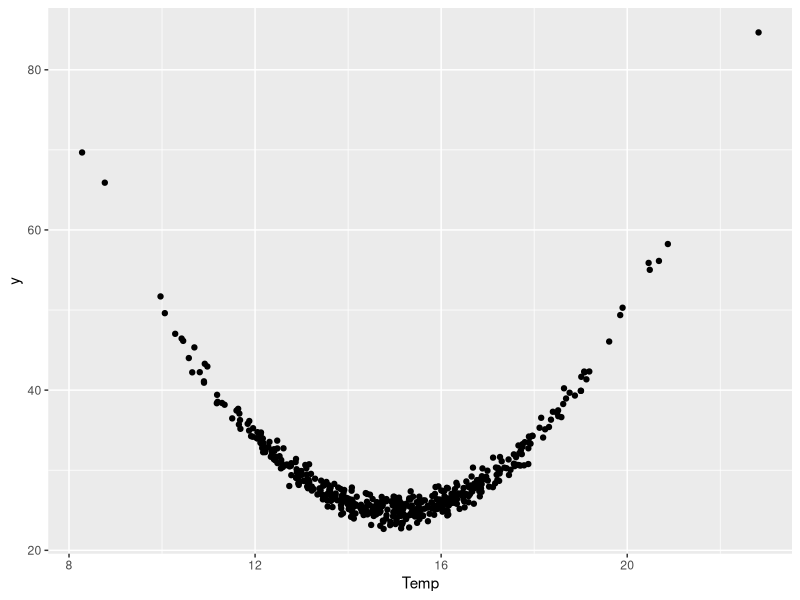
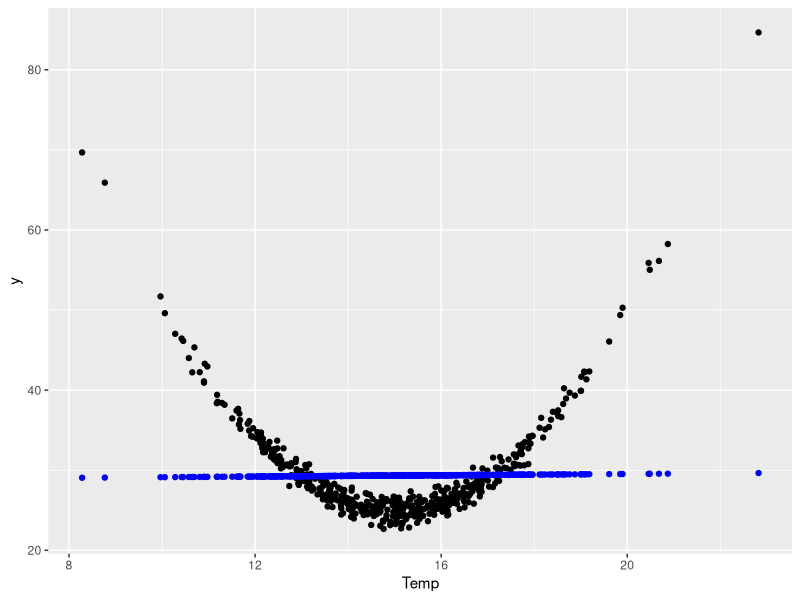
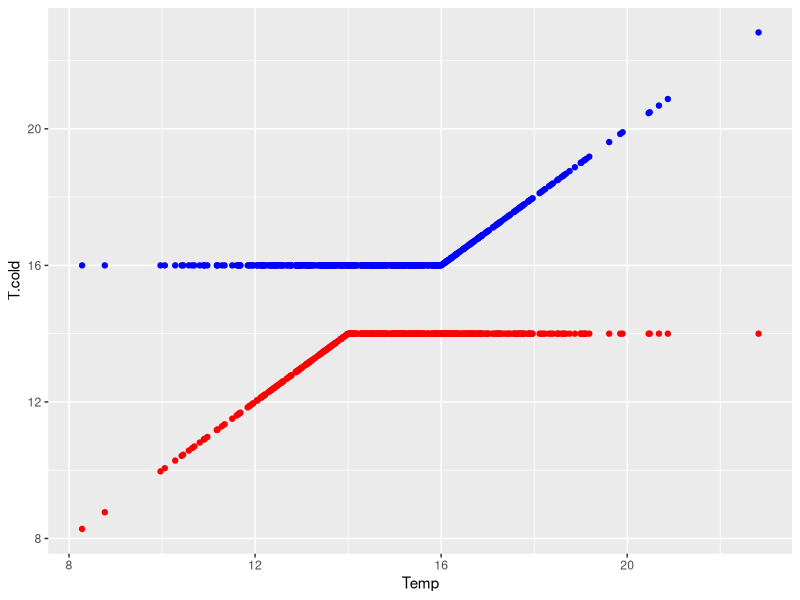
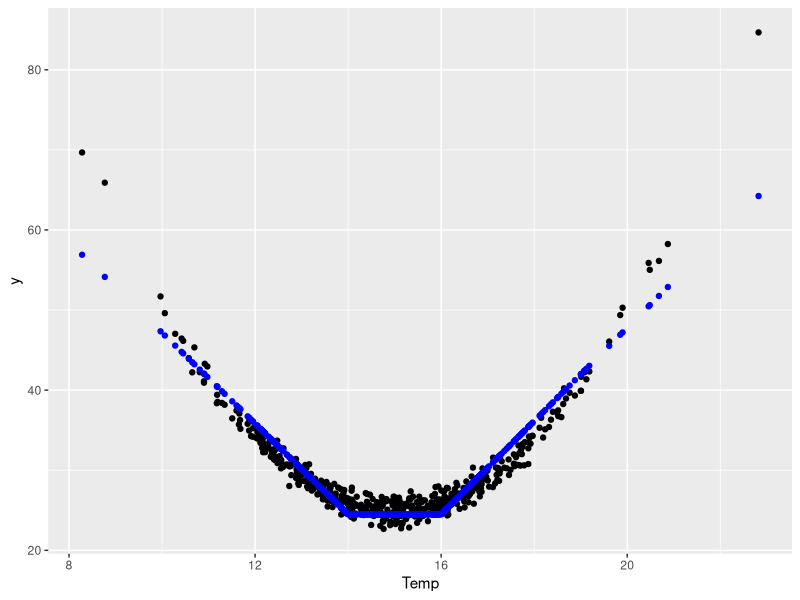
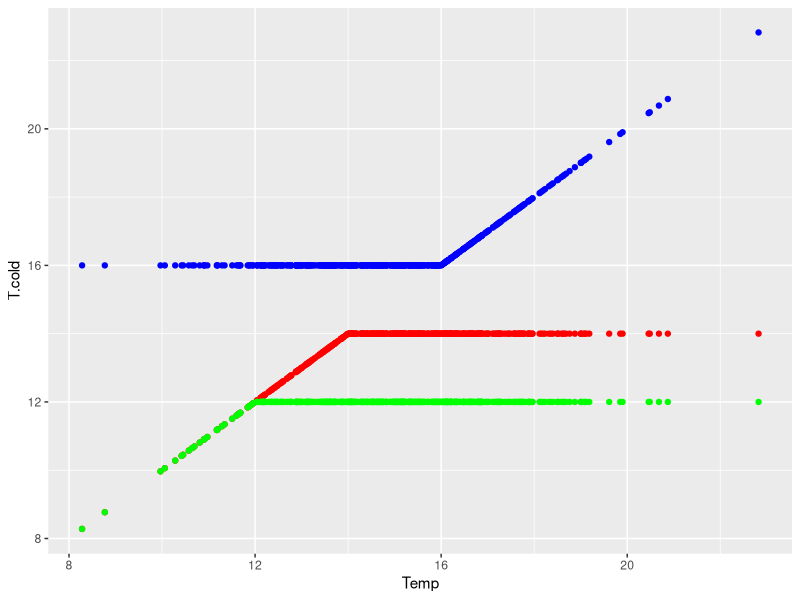
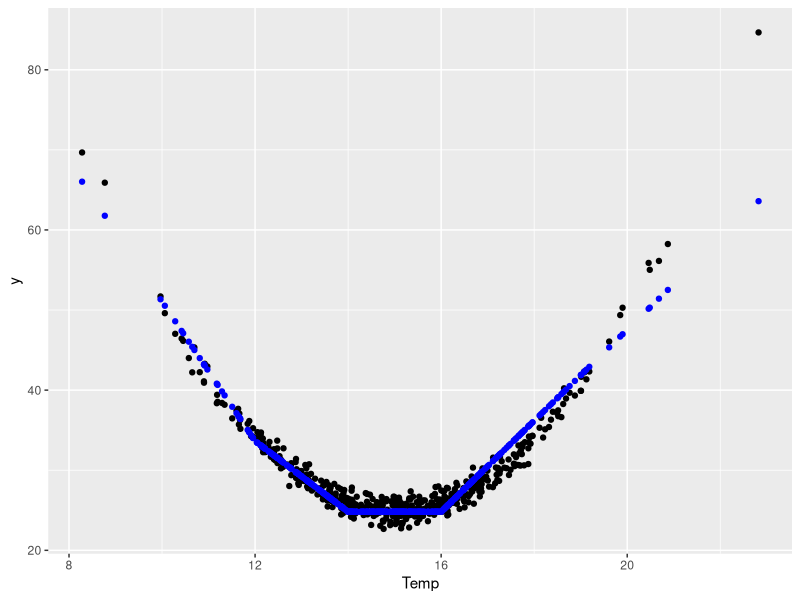

Source code (R) for these figures, in order:
#################################################################################
##############      Lab 8: Nonlinear forecasting     ############################
##############       Nonlinear modeling example      ############################
##############     ----------- solution ---------    ############################
#################################################################################

library(ggplot2)

#Generate sinthetic data
Temp <- 15+rnorm(500)*2
y <- Temp^2-30*Temp+250+rnorm(500)
dt <- data.frame(y=y,Temp=Temp)
ggplot(dt)+geom_point(aes(x=Temp, y=y))


#Fit regression model
lm.fit <- lm(y~Temp)
dt <- cbind(dt,fit0=lm.fit$fitted.values)
ggplot(dt)+geom_point(aes(x=Temp, y=y))+geom_point(aes(x=Temp, y=fit0),color="blue")



#Divide temperature
T.cold <- sapply(Temp,min,14)
T.hot <- sapply(Temp,max,16)
dt <- cbind(dt,T.cold,T.hot)
ggplot(dt)+geom_point(aes(x=Temp, y=T.cold), color="red")+geom_point(aes(x=Temp, y=T.hot),color="blue")


#Fit regression model
lm.fit <- lm(y~T.cold+T.hot,dt)
dt <- cbind(dt,fit=lm.fit$fitted.values)
ggplot(dt)+geom_point(aes(x=Temp, y=y))+geom_point(aes(x=Temp, y=fit),color="blue")


#Add complexity
T.verycold <- sapply(Temp,min,12)
dt <- cbind(dt,T.verycold)
ggplot(dt)+
  geom_point(aes(x=Temp, y=T.cold), color="red")+
  geom_point(aes(x=Temp, y=T.hot),  color="blue") + 
  geom_point(aes(x=Temp, y=T.verycold), color="green")

lm.fit <- lm(y~T.cold+T.hot+T.verycold,dt)
dt <- cbind(dt,fit2=lm.fit$fitted.values)
ggplot(dt)+geom_point(aes(x=Temp, y=y))+geom_point(aes(x=Temp, y=fit2),color="blue")

